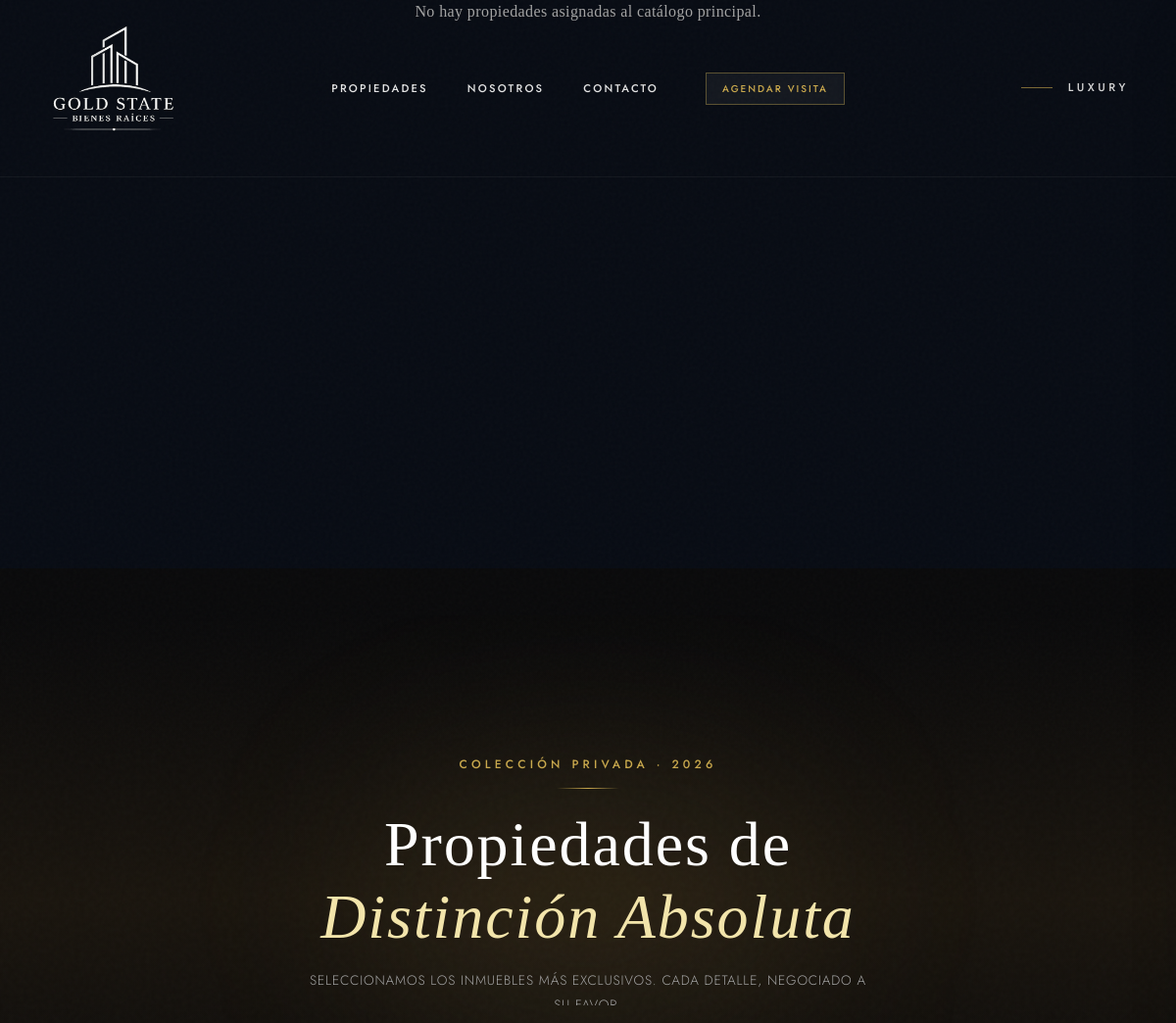
/ (upper part), run on an earlier commit of the app's database.
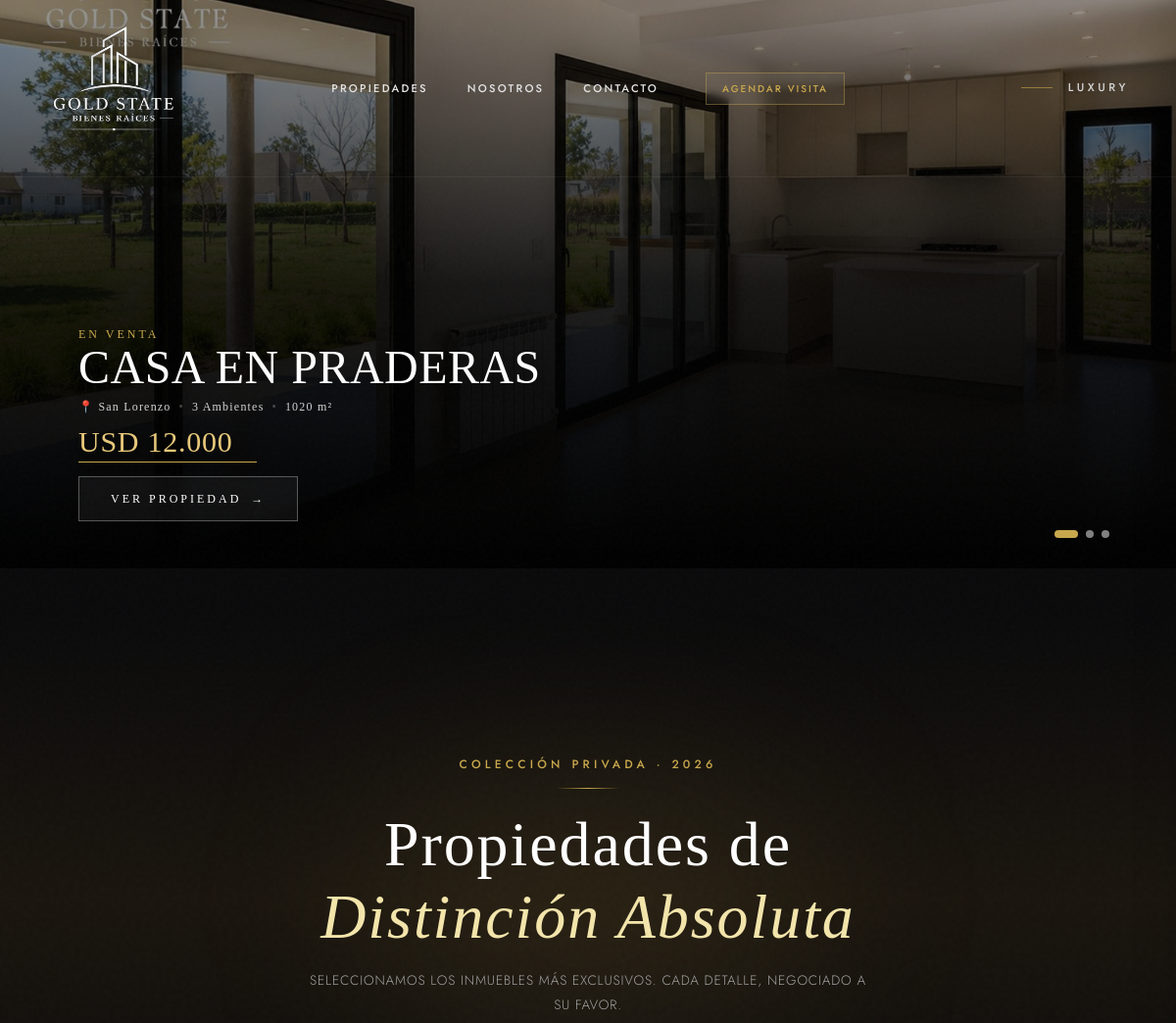
And on a later commit of the database.
### propiedades/models.py (models this page shows, shortened)
class Publicacion(models.Model):
    TIPOS_PROPIEDAD = (
        ("casa", "Casa"),
        ("departamento", "Departamento"),
        ("monoambiente", "Monoambiente"),
        ("ph", "PH"),
        ("loft", "Loft"),
        ("quinta", "Casa de Quinta / Barrio Cerrado"),
        ("terreno", "Terreno / Lote"),
        ("cochera", "Cochera"),
        ("local", "Local Comercial"),
        ("oficina", "Oficina"),
        ("galpon", "Galpón / Depósito"),
        ("campo", "Campo / Chacra"),
    )
    ESTADOS_OPERACION = (
        ("alquiler", "En Alquiler"),
        ("venta", "En Venta"),
        ("alquiler_temporal", "Alquiler Temporal"),
    )
    MONEDAS = (
        ("USD", "Dólares (USD)"),
        ("ARS", "Pesos (ARS)"),
    )
    agente = models.ForeignKey(User, on_delete=models.CASCADE, verbose_name="Agente / Administrador")
    titulo = models.CharField(max_length=255, verbose_name="Título de la publicación")
    descripcion = models.TextField(verbose_name="Descripción o Detalles")
    tipo_propiedad = models.CharField(max_length=30, choices=TIPOS_PROPIEDAD, default="departamento", verbose_name="Tipo de Propiedad")
    tipo_operacion = models.CharField(max_length=20, choices=ESTADOS_OPERACION, default="venta", verbose_name="Operación")
    moneda = models.CharField(max_length=3, choices=MONEDAS, default="USD", verbose_name="Moneda")
    precio = models.DecimalField(max_digits=12, decimal_places=2, verbose_name="Precio")
    expensas = models.DecimalField(max_digits=10, decimal_places=2, verbose_name="Expensas (0 si no aplica)", default=0)
    ambientes = models.PositiveIntegerField(default=1, validators=[MinValueValidator(1)], verbose_name="Ambientes")
    dormitorios = models.PositiveIntegerField(default=0, verbose_name="Dormitorios (0 si es monoambiente)")
    banos = models.PositiveIntegerField(default=1, verbose_name="Baños")
    metros_cubiertos = models.PositiveIntegerField(verbose_name="M² Cubiertos", blank=True, null=True)
    metros_totales = models.PositiveIntegerField(verbose_name="M² Totales")
    direccion = models.CharField(max_length=255, verbose_name="Dirección (Calle y Altura)")
    barrio_localidad = models.CharField(max_length=100, verbose_name="Barrio o Localidad")
    provincia = models.CharField(max_length=100, verbose_name="Provincia", default="Buenos Aires")
    codigo_postal = models.CharField(max_length=10, verbose_name="Código Postal", blank=True, null=True)
    imagen_principal = models.ImageField(upload_to='propiedades/', verbose_name="Foto Principal", null=True, blank=True)
    visitas = models.PositiveIntegerField(default=0, editable=False, verbose_name="Cantidad de Visitas")
    disponible = models.BooleanField(default=True, verbose_name="Publicación Activa / Disponible")
    destacada = models.BooleanField(default=False, verbose_name="Propiedad Destacada (Sale en la Home)")
    destacada_hero = models.BooleanField(default=False, verbose_name="Mostrar en el Slider Principal (Hero)")
    creado_el = models.DateTimeField(auto_now_add=True)
    actualizado_el = models.DateTimeField(auto_now=True)
    class Meta:
        verbose_name = "Propiedad"
        verbose_name_plural = "Propiedades"
        ordering = ['-creado_el']
    @property
    def precio_formateado(self):
        return f"{self.moneda} {self.precio:,.0f}".replace(",", ".")

### propiedades/views.py (the view)
# urls.py: path('', views.lista_propiedades, name='index'),
def lista_propiedades(request):
    propiedades_hero = Publicacion.objects.filter(disponible=True, destacada_hero=True)[:5]
    propiedades_home = Publicacion.objects.filter(disponible=True, destacada=True)[:6]
    contexto = {
        'propiedades_hero': propiedades_hero,        # Variable exclusiva para el Swiper del Slider
        'propiedades': propiedades_home,             # Cambiado a 'propiedades' para que alimente tu grilla actual sin romper el HTML
    }
    return render(request, 'propiedades/index.html', contexto)

### propiedades/templates/propiedades/index.html (shortened to what the changed rows need)
{% extends 'propiedades/base.html' %}
{% load static %}
{% block extra_css %}
    <link rel="stylesheet" href="{% static 'propiedades/css/index.css' %}" />
{% endblock %}
{% block content %}
<link rel="stylesheet" href="https://cdn.jsdelivr.net/npm/swiper@11/swiper-bundle.min.css" />
<section class="hero-section relative overflow-hidden h-[480px] md:h-[580px] flex items-center justify-center bg-black">
    <div class="swiper heroSwiper absolute inset-0 w-full h-full z-0">
        <div class="swiper-wrapper">
            {% if propiedades_hero %}
                {% for propiedad in propiedades_hero %}
                <div class="swiper-slide relative w-full h-full bg-cover bg-center bg-no-repeat"
                     style="background-image: url('{% if propiedad.imagen_principal %}{{ propiedad.imagen_principal.url }}{% endif %}');">
                    <div class="absolute inset-0 bg-black/40 pointer-events-none"></div>
                    <div class="absolute inset-0 bg-gradient-to-t from-black via-black/80 to-transparent pointer-events-none"></div>
                    <div class="absolute bottom-6 left-4 md:bottom-12 md:left-12 lg:left-20 z-10 text-left flex flex-col items-start max-w-[calc(100%-2rem)] md:max-w-2xl">
                        <p class="mb-0.5 text-[10px] sm:text-xs font-light tracking-[0.25em] uppercase text-[var(--gold,#D4AF37)] drop-shadow-md"
                           style="font-family: 'Cormorant Garamond', serif;">
                            {{ propiedad.get_tipo_operacion_display }}
                        </p>
                        <h1 class="font-light leading-tight text-white mb-2 text-xl sm:text-2xl md:text-4xl lg:text-5xl drop-shadow-lg"
                            style="font-family: 'Cormorant Garamond', serif; letter-spacing: 0.01em;">
                            {{ propiedad.titulo }}
                        </h1>
                        <div class="text-neutral-300 mb-2.5 text-[10px] sm:text-xs tracking-widest font-light flex items-center flex-wrap gap-x-2 gap-y-0.5"
                             style="font-family: 'Cormorant Garamond', serif;">
                            <span class="whitespace-nowrap">📍 {{ propiedad.barrio_localidad }}</span>
                            <span class="opacity-30">•</span>
                            <span class="whitespace-nowrap">{{ propiedad.ambientes }} Ambientes</span>
                            <span class="opacity-30">•</span>
                            <span class="whitespace-nowrap">{{ propiedad.metros_totales }} m²</span>
                        </div>
                        <div class="mb-3.5" style="font-family: 'Cormorant Garamond', serif;">
                            <span class="inline-block text-xl sm:text-3xl font-light tracking-wide text-[var(--gold-light,#F3E5AB)] border-b border-[var(--gold,#D4AF37)] pb-0.5 pr-6 drop-shadow-md">
                                {{ propiedad.precio_formateado }}
                            </span>
                        </div>
                        <a href="{% url 'propiedades:detalle' propiedad.id %}"
                           class="inline-block text-[9px] sm:text-xs uppercase tracking-[0.25em] text-white border border-white/30 px-6 py-3 md:px-8 md:py-3.5 transition-all duration-500 bg-white/5 backdrop-blur-sm hover:bg-white hover:text-black hover:border-white rounded-none group"
                           style="font-family: 'Cormorant Garamond', serif;">
                            Ver propiedad <span class="inline-block transition-transform duration-300 group-hover:translate-x-1 ml-1">→</span>
                        </a>
                    </div>
                </div>
                {% endfor %}
            {% else %}
                <div class="swiper-slide relative w-full h-full flex items-center justify-center bg-[#080C14]">
                    <div class="w-full max-w-4xl mx-auto text-center relative z-10 px-5">
                        <h1 class="font-light text-neutral-400 text-base tracking-wide" style="font-family: 'Cormorant Garamond', serif;">
                            No hay propiedades asignadas al catálogo principal.
                        </h1>
                    </div>
                </div>
            {% endif %}
        </div>
        <div class="swiper-pagination !bottom-6 !text-right px-6 sm:px-12 lg:px-16"></div>
    </div>
</section>
<section class="hero-section relative pt-36 pb-20 px-5 sm:px-8 overflow-hidden bg-gradient-to-b from-[#0a0a0b] via-[#1a150e] to-[#0a0a0b]">
        <div class="max-w-4xl mx-auto text-center relative z-10">
            <h1 class="font-display text-white mb-3 select-none"
                style="font-family:'Cormorant Garamond',serif; font-weight:300; font-size:clamp(2.4rem,6vw,4rem); line-height:1.15; letter-spacing:0.03em;">
                Propiedades de<br><em style="font-style:italic; color: #F3E5AB; font-family:'Cormorant Garamond',serif;">Distinción Absoluta</em>
            </h1>
        </div>
</section>
{% endblock %}

What changed in the data, as far as the page shows it:
now on this page (row edited): Publicacion: imagen_principal (picture), tipo_operacion "EN VENTA", titulo "CASA EN PRADERAS", barrio_localidad "San Lorenzo", ambientes "3", metros_totales "1020", precio_formateado "USD 12.000"
Also different on the page:
text no longer shown: "No hay propiedades asignadas al catálogo principal."
